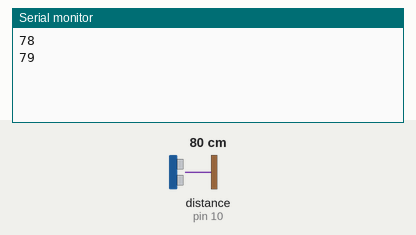
This sketch was run on a simulated Arduino Uno, built with avr-gcc and run on an emulated ATmega328P. On the bench: the last lines printed to the serial monitor. Wiring (inferred from the names in the program): ultrasonic range finder: trigger pin 9; echo pin 10. The inputs (shaded band) are chosen by the test bench; at power-on: distance to the obstacle (sensor on pin 10) 80 cm. The echo pulse lasts 58.3 µs per cm.

Above: at 1.8 s.
1.9 s: distance to the obstacle (sensor on pin 10) set to 2 cm
At 2.8 s:
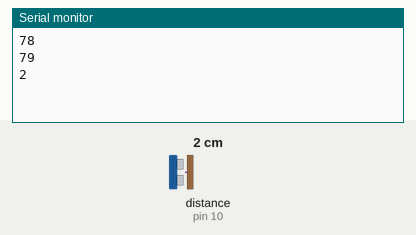
3.4 s: distance to the obstacle (sensor on pin 10) set to 4 cm
At 4.8 s:
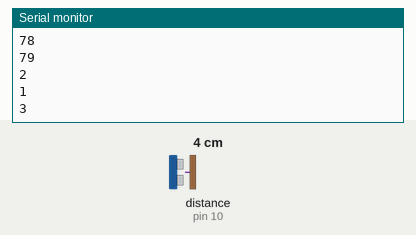
Timing chart, 0 to 6.4 s (numbered marks = the images above; inputs shaded):
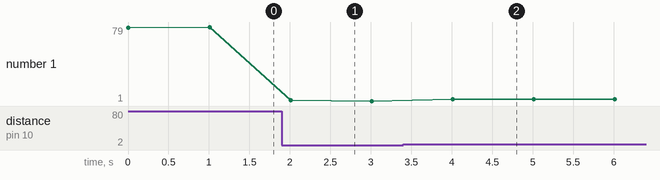

Measured:
- after the input at 1.9 s, the serial monitor: prints a new line after 0.11 s (image 1)
- after the input at 3.4 s, the serial monitor: prints a new line after 0.61 s (image 2)
- plotted number 1: 79 → 1 after the input at 1.9 s, 1 → 3 after the input at 3.4 s

The sketch:

distance-sensor.ino
```cpp
const int triggerPin = 9;
const int echoPin = 10;

long duration;
int distance;

void setup() {
  pinMode(triggerPin, OUTPUT);
  pinMode(echoPin, INPUT);
  Serial.begin(115200);
}

void loop() {
  // Clear the trigger pin
  digitalWrite(triggerPin, LOW);
  delayMicroseconds(2);

  // Sets the trigger pin on high for 10 microseconds
  digitalWrite(triggerPin, HIGH);
  delayMicroseconds(10);
  digitalWrite(triggerPin, LOW);

  // Reads the echo pin to get the duration in microseconds
  duration = pulseIn(echoPin, HIGH);

  // Distance - must half duration due to the time out from object + returning from object
  distance = duration * 0.034 / 2;

  Serial.println(distance);

  delay(1000);
}
```
